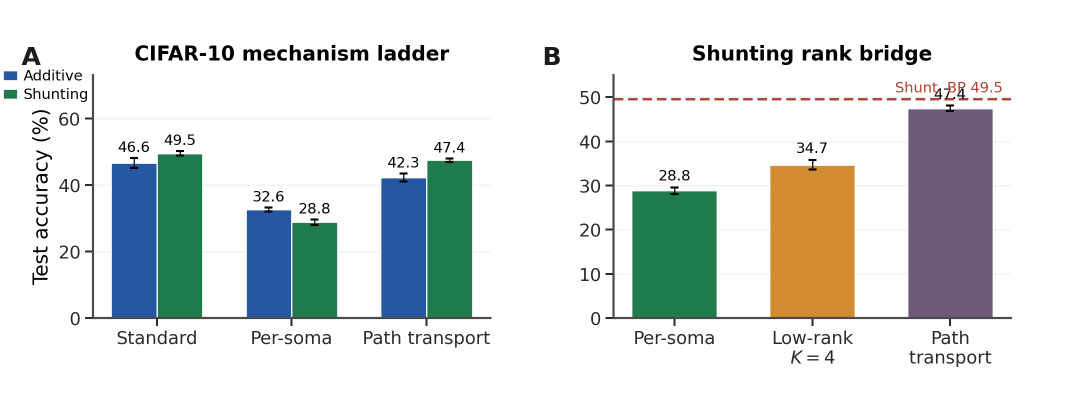
#> input picture figures/fig_cifar10_mechanism_extension.png, 2160 x 822 px (shown at 1/2 size); its folder holds only this picture in this run
$ python audit_figures.py
#> lines starting #> are read from the running program, lines starting #| are printed output that depends on the picture; after the words box and inside, x2 and y2 are one past the last pixel; in counts of white or black regions, pixels touching at a corner belong together
#!/usr/bin/env python3
"""Regenerate every manuscript figure and check its layout.

Three checks run on each figure as it is saved:

1. ``audit_layout``          - text leaving the canvas, or landing inside a
                               different panel's box.
2. ``audit_text_over_data``  - annotations or legends drawn on top of lines,
                               bars or scatter points in the same panel.
3. border-ink scan           - ink touching the outer 2 px of the rendered PNG,
                               which is the authoritative test for clipping.

Run from the draft directory:

    python3 scripts/audit_figures.py

Exits non-zero if anything is flagged, so it can gate a figure rebuild.
"""
from __future__ import annotations

import contextlib
import glob
import io
import os
import runpy
import sys
from pathlib import Path

SCRIPTS = Path(__file__).resolve().parent
DRAFT = SCRIPTS.parent
sys.path.insert(0, str(SCRIPTS))

import matplotlib  # noqa: E402

matplotlib.use("Agg")
import matplotlib.pyplot as plt  # noqa: E402
import numpy as np  # noqa: E402
from PIL import Image  # noqa: E402

from neurips_style import audit_layout, audit_text_over_data  # noqa: E402

GENERATORS = [
    "generate_neurips_figures",
    "generate_revision_figures",
    "generate_mechanistic_audit_figure",
    "generate_alignment_norm_dynamics_figure",
    "generate_inhibition_causality_figure",
    "generate_cifar_sweep_comparison_figures",
    "generate_figure1_schematic",
    "generate_morphology_ie_regime_figure",
    "generate_cue_routing_figures",
]


def main() -> int:
    seen: dict[str, list[str]] = {}
    original = plt.Figure.savefig

    # [5 lines left out: function patched, not called in this run]

    plt.Figure.savefig = patched
    buf = io.StringIO()
    with contextlib.redirect_stdout(buf):
        for mod in GENERATORS:
            try:
                sys.argv = [mod]
                runpy.run_path(str(SCRIPTS / f"{mod}.py"), run_name="__main__")
            except SystemExit:
                pass
            except Exception as exc:  # noqa: BLE001
                print(f"[skip] {mod}: {type(exc).__name__}: {exc}")
    plt.Figure.savefig = original

    for line in buf.getvalue().splitlines():
        if any(tag in line for tag in ("[layout]", "[overlap]", "[skip]")):
            print(line)

    clipped = []
    for f in sorted(glob.glob(str(DRAFT / "figures" / "fig*.png"))):
        im = np.asarray(Image.open(f).convert("L"))
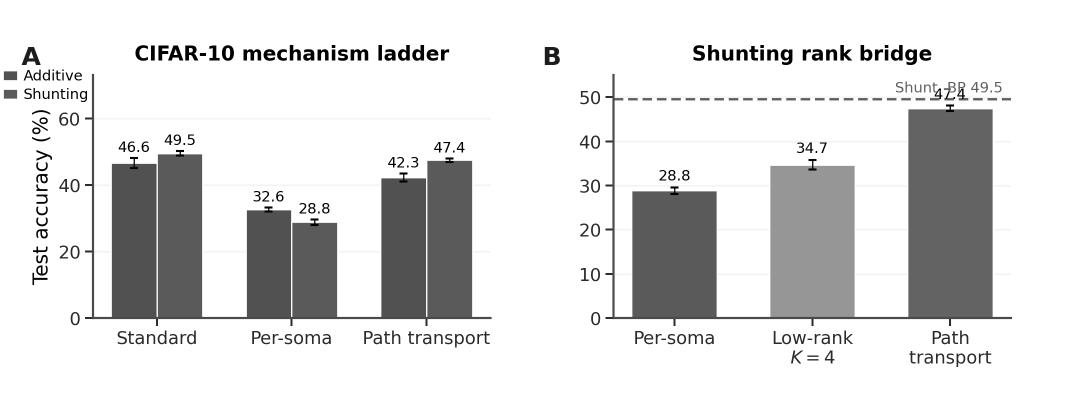
#> im: shape (822, 2160) (shown at 1/2 size); min 0, max 255, mean 221.4
        ink = im < 245
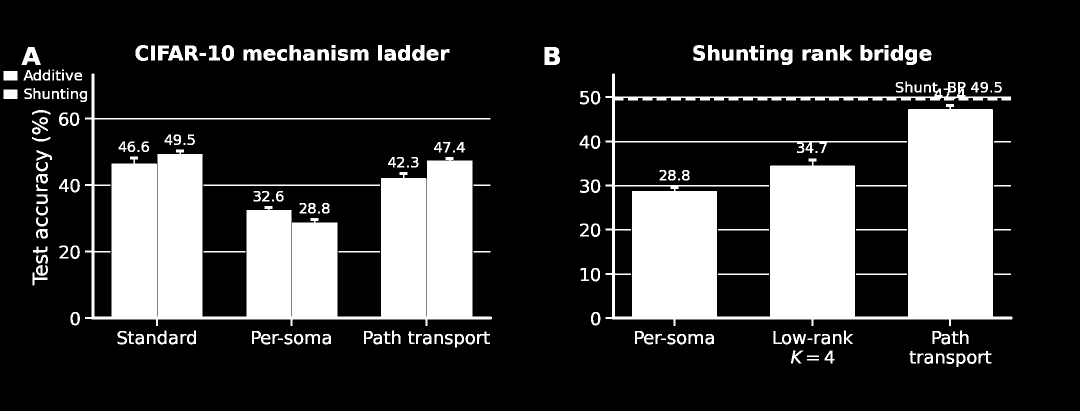
#> ink: shape (822, 2160) bool (shown at 1/2 size); 21.9% white; 215 white regions (12 under 20 px), largest, box (x1, y1, x2, y2) and area: (1211, 147, 2025, 652) 182366, (170, 147, 984, 652) 158266, (407, 369, 760, 372) 1059
        edges = {
            "top": ink[0:2, :].mean(), "bottom": ink[-2:, :].mean(),
            "left": ink[:, 0:2].mean(), "right": ink[:, -2:].mean(),
        }
#> edges = {'top': 0, 'bottom': 0, 'left': 0, 'right': 0}
        hits = [k for k, v in edges.items() if v > 0.002]
#> hits = []
        if hits:
            clipped.append((os.path.basename(f), hits))
    for name, hits in clipped:
        print(f"  [clipped] {name}: {hits}")

    n = sum(len(v) for v in seen.values()) + len(clipped)
    print(f"\nTOTAL issues: {n} across "
          f"{sum(1 for v in seen.values() if v) + len(clipped)} figures")
    return 1 if n else 0


if __name__ == "__main__":
    raise SystemExit(main())
#> (the program exits here)

$ run again, on figures/fig_gradient_alignment_components.png
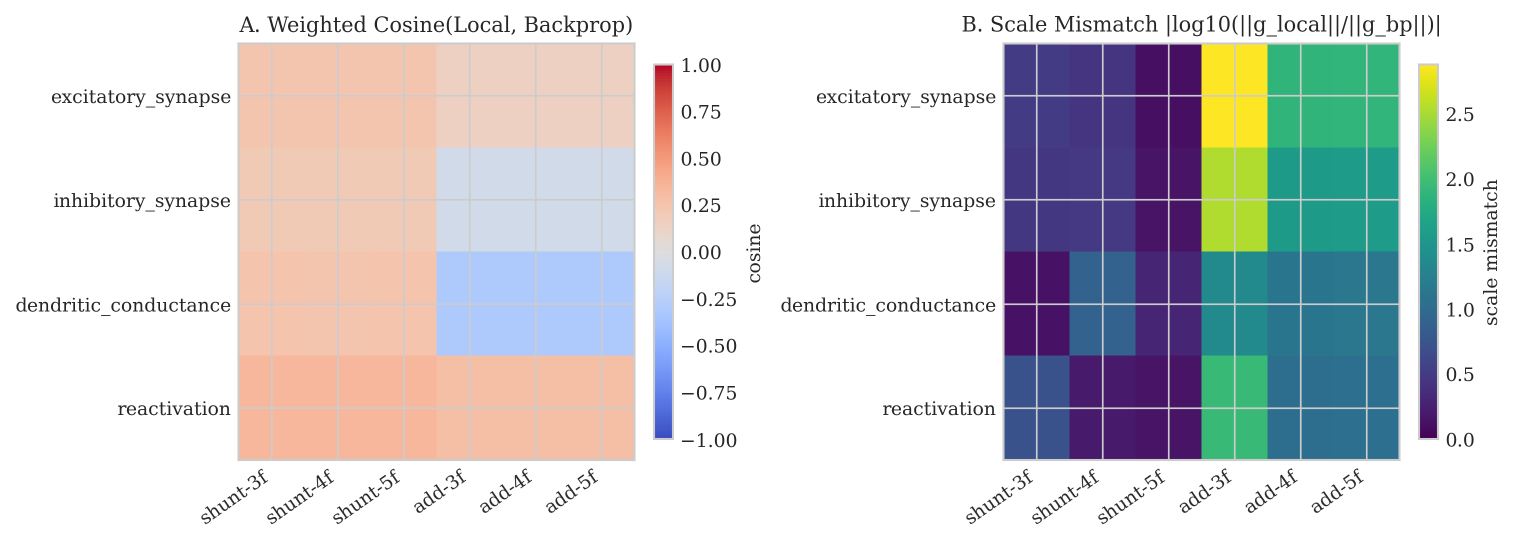
#> input picture figures/fig_gradient_alignment_components.png, 3032 x 1084 px (shown at 1/2 size)
#> in main, `im = np.asarray(Image.open(f).convert("L"))`:
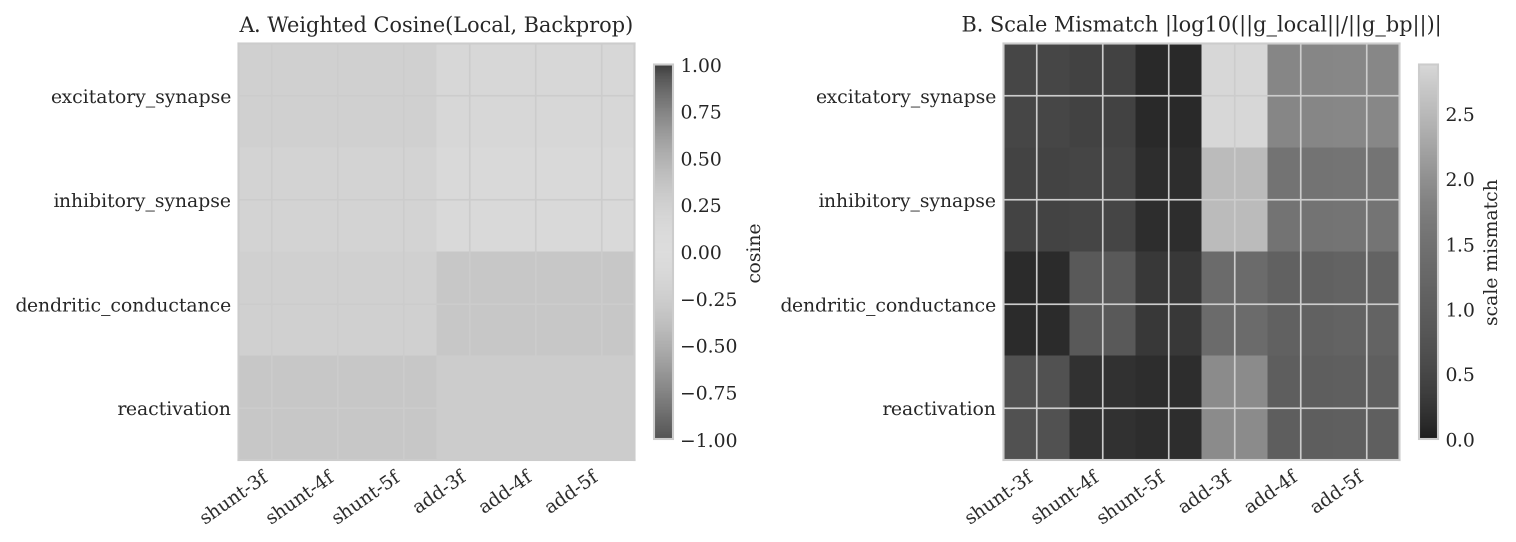
#> im: shape (1084, 3032) (shown at 1/2 size); min 31, max 255, mean 208.3
#> in main, `ink = im < 245`:
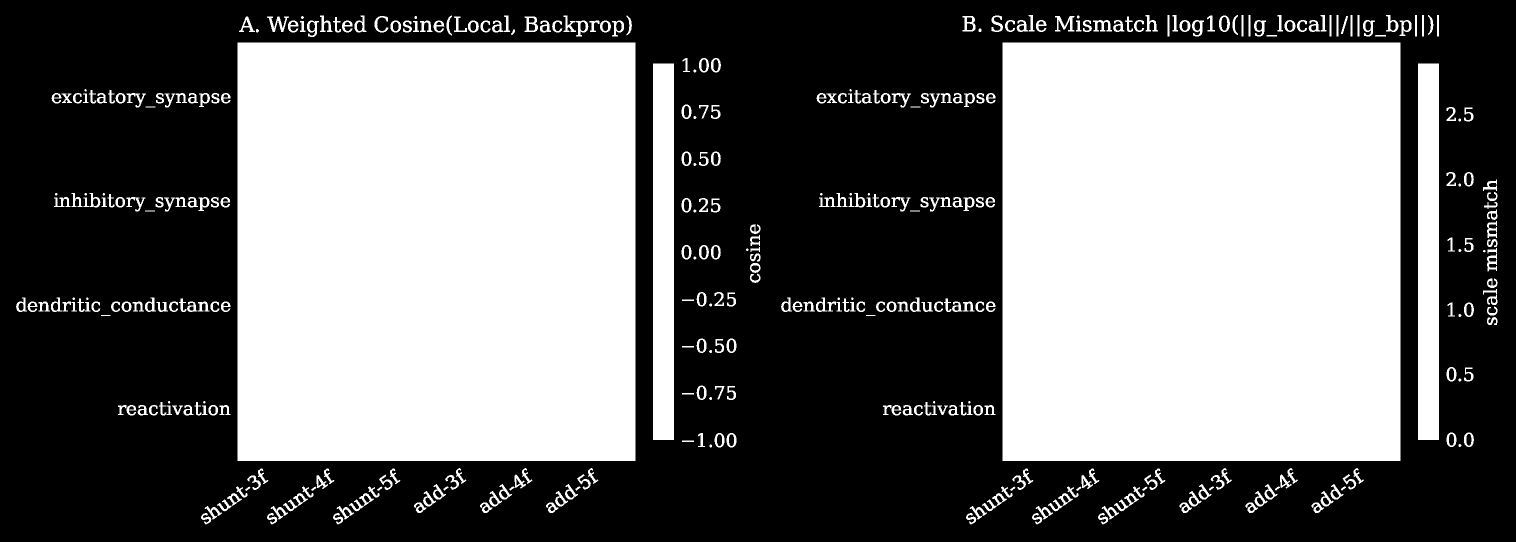
#> ink: shape (1084, 3032) bool (shown at 1/2 size); 44.8% white; 394 white regions (11 under 20 px), largest, box (x1, y1, x2, y2) and area: (475, 85, 1271, 922) 666252, (2005, 85, 2801, 922) 666252, (1306, 127, 1348, 880) 31626
#> edges = {'top': 0, 'bottom': 0, 'left': 0, 'right': 0}
#> hits = []

$ run again, on figures/fig_gradient_alignment_phase2b_best.png
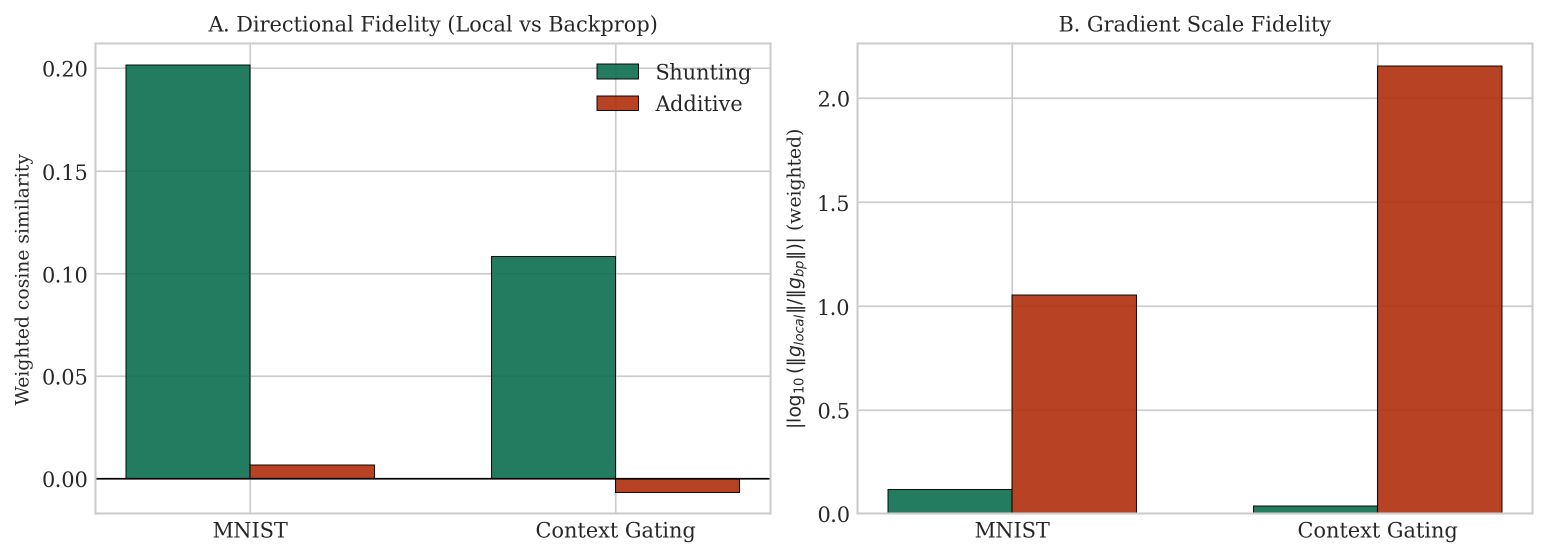
#> input picture figures/fig_gradient_alignment_phase2b_best.png, 3094 x 1114 px (shown at 1/2 size)
#> in main, `im = np.asarray(Image.open(f).convert("L"))`:
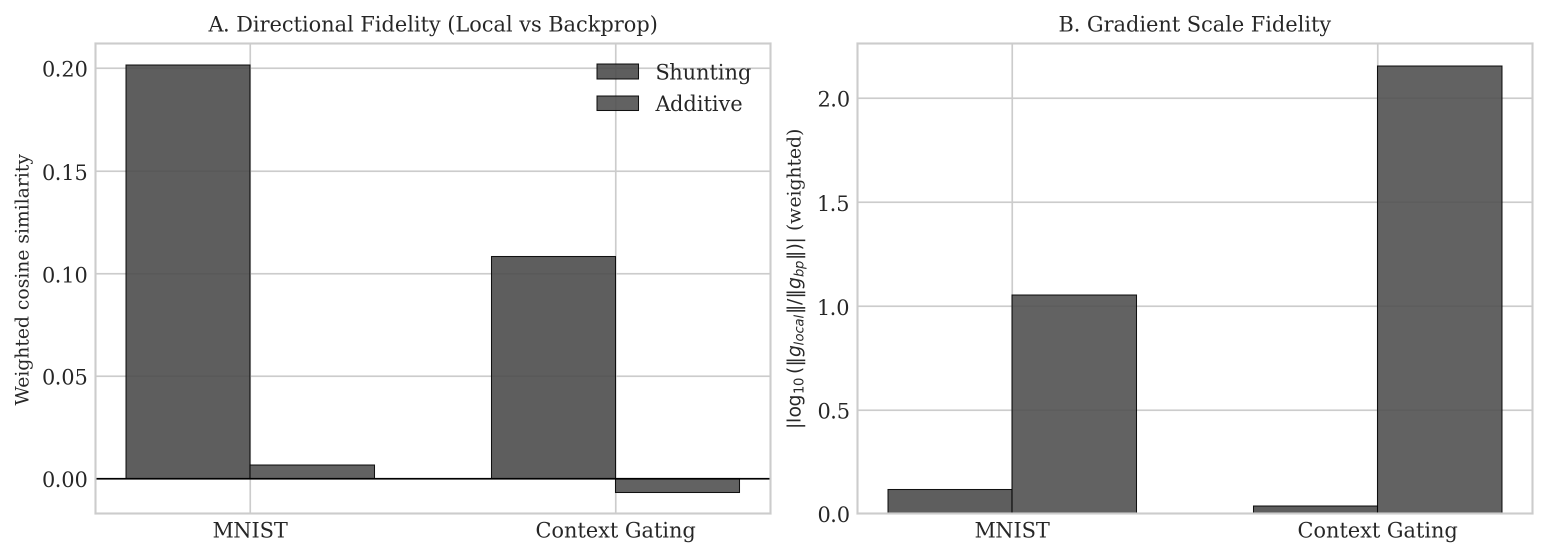
#> im: shape (1114, 3094) (shown at 1/2 size); min 0, max 255, mean 219.3
#> in main, `ink = im < 245`:
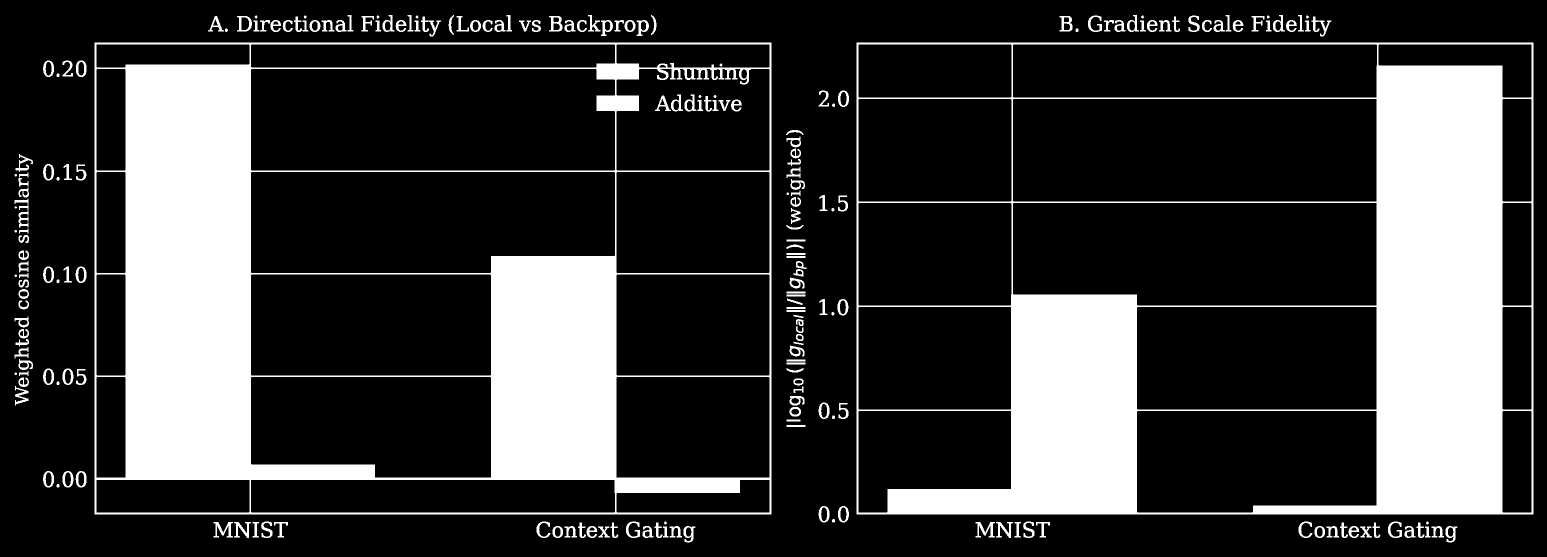
#> ink: shape (1114, 3094) bool (shown at 1/2 size); 23.3% white; 218 white regions (1 under 20 px), largest, box (x1, y1, x2, y2) and area: (1713, 85, 3067, 1029) 381817, (189, 85, 1543, 1029) 376912, (427, 1044, 466, 1075) 525
#> edges = {'top': 0, 'bottom': 0, 'left': 0, 'right': 0}
#> hits = []

$ run again, on figures/fig_gradient_alignment_phase2b_mode_compare.png
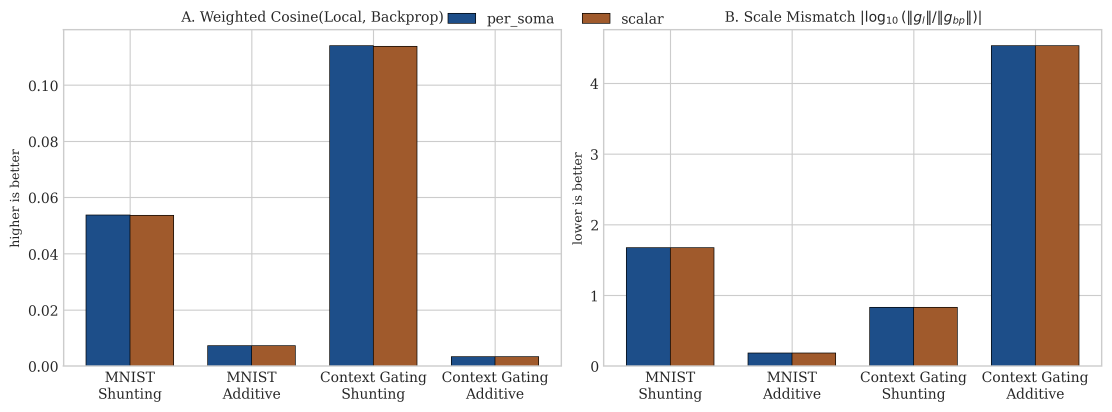
#> input picture figures/fig_gradient_alignment_phase2b_mode_compare.png, 3334 x 1234 px (shown at 1/3 size)
#> in main, `im = np.asarray(Image.open(f).convert("L"))`:
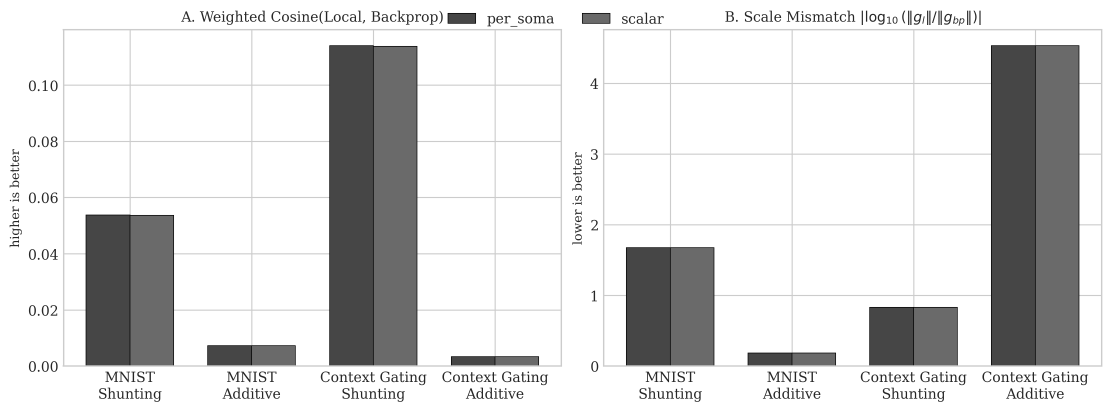
#> im: shape (1234, 3334) (shown at 1/3 size); min 0, max 255, mean 217.7
#> in main, `ink = im < 245`:
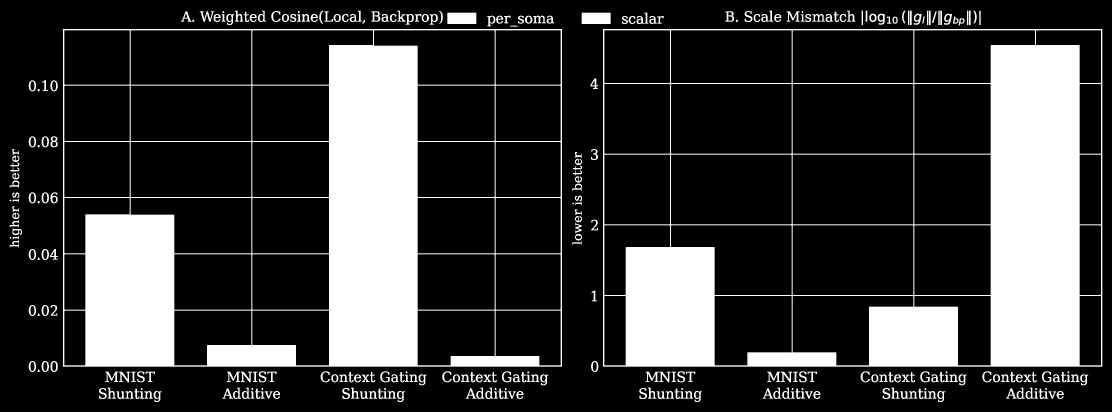
#> ink: shape (1234, 3334) bool (shown at 1/3 size); 23.6% white; 302 white regions, largest, box (x1, y1, x2, y2) and area: (1809, 87, 3307, 1100) 450104, (188, 87, 1686, 1100) 444192, (1342, 38, 1429, 72) 2954
#> edges = {'top': 0, 'bottom': 0, 'left': 0, 'right': 0}
#> hits = []
